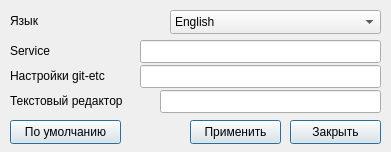
<?xml version="1.0" encoding="UTF-8"?>
<ui version="4.0">
 <class>SettingsWindow</class>
 <widget class="QMainWindow" name="SettingsWindow">
  <property name="geometry">
   <rect>
    <x>0</x>
    <y>0</y>
    <width>391</width>
    <height>152</height>
   </rect>
  </property>
  <property name="sizePolicy">
   <sizepolicy hsizetype="Fixed" vsizetype="Fixed">
    <horstretch>0</horstretch>
    <verstretch>0</verstretch>
   </sizepolicy>
  </property>
  <property name="windowTitle">
   <string>Настройки</string>
  </property>
  <widget class="QWidget" name="centralwidget">
   <widget class="QLabel" name="label_service">
    <property name="geometry">
     <rect>
      <x>10</x>
      <y>40</y>
      <width>121</width>
      <height>21</height>
     </rect>
    </property>
    <property name="text">
     <string>Service</string>
    </property>
   </widget>
   <widget class="QLabel" name="label_config">
    <property name="geometry">
     <rect>
      <x>10</x>
      <y>65</y>
      <width>121</width>
      <height>21</height>
     </rect>
    </property>
    <property name="text">
     <string>Настройки git-etc</string>
    </property>
   </widget>
   <widget class="QPushButton" name="button_apply">
    <property name="geometry">
     <rect>
      <x>190</x>
      <y>120</y>
      <width>91</width>
      <height>24</height>
     </rect>
    </property>
    <property name="sizePolicy">
     <sizepolicy hsizetype="Fixed" vsizetype="Fixed">
      <horstretch>0</horstretch>
      <verstretch>0</verstretch>
     </sizepolicy>
    </property>
    <property name="text">
     <string>Применить</string>
    </property>
    <property name="default">
     <bool>true</bool>
    </property>
   </widget>
   <widget class="QLabel" name="label_lang">
    <property name="geometry">
     <rect>
      <x>10</x>
      <y>10</y>
      <width>141</width>
      <height>21</height>
     </rect>
    </property>
    <property name="text">
     <string>Язык</string>
    </property>
   </widget>
   <widget class="QLineEdit" name="lineEdit_editor">
    <property name="geometry">
     <rect>
      <x>160</x>
      <y>90</y>
      <width>221</width>
      <height>23</height>
     </rect>
    </property>
    <property name="sizePolicy">
     <sizepolicy hsizetype="Fixed" vsizetype="Fixed">
      <horstretch>0</horstretch>
      <verstretch>0</verstretch>
     </sizepolicy>
    </property>
    <property name="alignment">
     <set>Qt::AlignRight|Qt::AlignTrailing|Qt::AlignVCenter</set>
    </property>
   </widget>
   <widget class="QLabel" name="label_editor">
    <property name="geometry">
     <rect>
      <x>10</x>
      <y>90</y>
      <width>141</width>
      <height>21</height>
     </rect>
    </property>
    <property name="text">
     <string>Текстовый редактор</string>
    </property>
   </widget>
   <widget class="QPushButton" name="button_default">
    <property name="geometry">
     <rect>
      <x>10</x>
      <y>120</y>
      <width>111</width>
      <height>24</height>
     </rect>
    </property>
    <property name="sizePolicy">
     <sizepolicy hsizetype="Fixed" vsizetype="Fixed">
      <horstretch>0</horstretch>
      <verstretch>0</verstretch>
     </sizepolicy>
    </property>
    <property name="text">
     <string>По умолчанию</string>
    </property>
    <property name="default">
     <bool>true</bool>
    </property>
   </widget>
   <widget class="QComboBox" name="box_lang">
    <property name="geometry">
     <rect>
      <x>170</x>
      <y>10</y>
      <width>211</width>
      <height>24</height>
     </rect>
    </property>
    <property name="sizePolicy">
     <sizepolicy hsizetype="Fixed" vsizetype="Fixed">
      <horstretch>0</horstretch>
      <verstretch>0</verstretch>
     </sizepolicy>
    </property>
    <item>
     <property name="text">
      <string>English</string>
     </property>
    </item>
    <item>
     <property name="text">
      <string>Русский</string>
     </property>
    </item>
   </widget>
   <widget class="QLineEdit" name="lineEdit_config">
    <property name="geometry">
     <rect>
      <x>140</x>
      <y>65</y>
      <width>241</width>
      <height>23</height>
     </rect>
    </property>
    <property name="sizePolicy">
     <sizepolicy hsizetype="Fixed" vsizetype="Fixed">
      <horstretch>0</horstretch>
      <verstretch>0</verstretch>
     </sizepolicy>
    </property>
    <property name="alignment">
     <set>Qt::AlignRight|Qt::AlignTrailing|Qt::AlignVCenter</set>
    </property>
   </widget>
   <widget class="QPushButton" name="button_close">
    <property name="geometry">
     <rect>
      <x>290</x>
      <y>120</y>
      <width>91</width>
      <height>24</height>
     </rect>
    </property>
    <property name="sizePolicy">
     <sizepolicy hsizetype="Fixed" vsizetype="Fixed">
      <horstretch>0</horstretch>
      <verstretch>0</verstretch>
     </sizepolicy>
    </property>
    <property name="text">
     <string>Закрыть</string>
    </property>
    <property name="default">
     <bool>true</bool>
    </property>
   </widget>
   <widget class="QLineEdit" name="lineEdit_service">
    <property name="geometry">
     <rect>
      <x>140</x>
      <y>40</y>
      <width>241</width>
      <height>23</height>
     </rect>
    </property>
    <property name="sizePolicy">
     <sizepolicy hsizetype="Fixed" vsizetype="Fixed">
      <horstretch>0</horstretch>
      <verstretch>0</verstretch>
     </sizepolicy>
    </property>
    <property name="alignment">
     <set>Qt::AlignRight|Qt::AlignTrailing|Qt::AlignVCenter</set>
    </property>
   </widget>
  </widget>
 </widget>
 <tabstops>
  <tabstop>box_lang</tabstop>
  <tabstop>lineEdit_service</tabstop>
  <tabstop>lineEdit_config</tabstop>
  <tabstop>lineEdit_editor</tabstop>
  <tabstop>button_default</tabstop>
  <tabstop>button_apply</tabstop>
  <tabstop>button_close</tabstop>
 </tabstops>
 <resources/>
 <connections/>
</ui>
